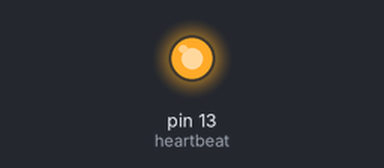
Simulated run of this sketch. Board: Arduino Uno, built with avr-gcc and run on an emulated ATmega328P. On the bench: output pins drawn as LEDs (lit = HIGH). No radio packets arrive unless stated.

Above: at 0.1 s.
At 5.1 s:
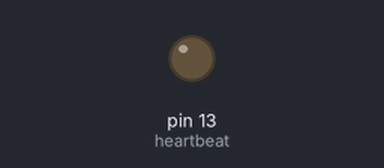
Timing chart, 0 to 6.6 s (numbered marks = the images above):
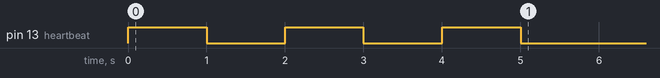

The sketch:

Receiver_v2.ino
```cpp
/**
  The Arduino Uno code used in the evaluations.

  Improvements can be made. See Future Work.

  author: Kostantinos Tsiamitros
  email: ktsiamitros@metamind.gr
*/


#include <SPI.h>
#include <RF24.h>
#include <nRF24L01.h>

#define heartbeat 13

RF24 radio(7, 8); // CE, CSN
const byte addresses[][10] = {"ADDRESS01","ADDRESS02"};


void setup() {

  pinMode(heartbeat, OUTPUT);

  digitalWrite(heartbeat, HIGH);
  delay(1000);
  digitalWrite(heartbeat, LOW);
  delay(1000);

  Serial.begin(9600);

  digitalWrite(heartbeat, HIGH);
  delay(1000);
  digitalWrite(heartbeat, LOW);
  delay(1000);


  radio.begin();
  radio.openWritingPipe(addresses[1]);    // ADDRESS02
  radio.openReadingPipe(1, addresses[0]); // ADDRESS01
  radio.setPALevel(RF24_PA_HIGH);
  radio.maskIRQ(1, 1, 1);

  digitalWrite(heartbeat, HIGH);
  delay(1000);
  digitalWrite(heartbeat, LOW);
  delay(1000);

  radio.startListening();
};

void transmit(char id[], char val[]){
  // Transmit
  char txt_sent[15] = {id[0], id[1], id[2], id[3], val[0], val[1], val[2], val[3], val[4], val[5]};
  //const char txt_sent[]  = "Sender 2";
  //Serial.println(txt_sent);
  radio.write(&txt_sent, sizeof(txt_sent));
  //Serial.println(sizeof(txt_sent));
  //Serial.print("Sent to: ");
  //Serial.println(txt_sent);
}

void receive(){
  if (radio.available()) {                // Receive
    char txt_received[15];
    radio.read(&txt_received, sizeof(txt_received));
    //Serial.print("Received from: ");
    //Serial.println(txt_received);
    digitalWrite(heartbeat, HIGH);
    delay(100);
    digitalWrite(heartbeat, LOW);
    delay(100);

  float battery_level = analogRead(A0) * (5.0 / 1024.0);
  //delay(100);
  //Serial.println("BAT: " + String(battery_level ));
  char val[6];
  dtostrf(battery_level, 2, 2, val);
  //Serial.println(val);
  //Serial.println(sizeof(val));
  char id[4] = {'B', 'A', 'T', ':'};
  radio.stopListening();
  //delay(500);
  transmit(id, val);
  //delay(500);
  radio.startListening();

  delay(750);
  float soil_humidity = analogRead(A1) * (100.0 / 1024.0);
  //Serial.println("SH: " + String(soil_humidity));
  //text = "SH: " + char(soil_humidity);
  dtostrf(soil_humidity, 2, 2, val);
  //Serial.println(val);
  //Serial.println(sizeof(val));
  id[0] = 'S';
  id[1] = 'H';
  id[2] = 'M';
  id[3] = ':';
  radio.stopListening();
  //delay(500);
  transmit(id, val);
  //delay(500);
  radio.startListening();


  float light_intensity = analogRead(A2) * (100.0 / 1024.0);
  //Serial.println("LI: " + String(light_intensity));
  //text = "LI: " + char(light_intensity);
  dtostrf(light_intensity, 2, 2, val);
  //Serial.println(val);
  //Serial.println(sizeof(val));
  id[0] = 'L';
  id[1] = 'I';
  id[2] = 'N';
  id[3] = ':';
  radio.stopListening();
  //delay(500);
  transmit(id, val);
  //delay(500);
  radio.startListening();
  }
}

void loop() {
  receive();
};
```
